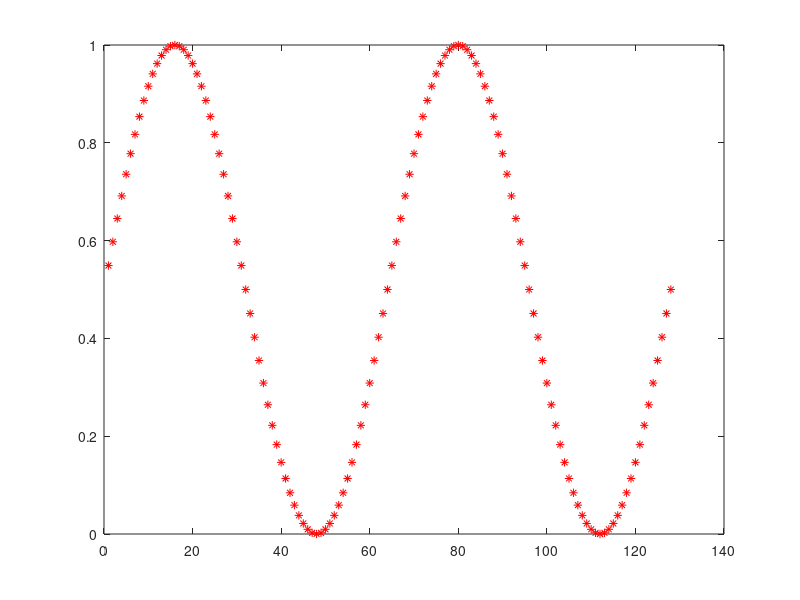

Write MATLAB code to recreate this figure. (Note: this script raises an error after producing the figure.)
clear all;
N=128;
D=1;
m=2;
dt=0.01;
dx=1;
alpha=D*dt/(dx*dx);

%Declararions
conc=zeros(N,1);

%Initial Profile
for i=1:N
    %conc(i)=sin(2*pi*m*i/N);
    conc(i)=0.5*(1+sin(2*pi*m*i/N));
end

%Plot initial profile
plot(conc, 'r*');
hold on

%Periodic Boundary Definitions
halfN=N/2;
delk=2*pi/N;

%Evolution
for m=1:8 %Loop for time steps
   
    
    for n=1:1500 %Loop for calculation
        
        
        
        for i=1:N-1
            
            conc_hat=fft(conc);
            
            w=i-1;
            e=i+1;
            
            % i-1 so as to include the k=0 point
            if (w<1)
                w=i+N;
            end
            
            if (e>N)
                e=i-N;
            end
            
            %Implict condition
            conc_hat(i,1)=conc_hat(i,1) + alpha*(conc_hat(w,1)...
                - 2*conc_hat(i,1) + conc_hat(e,1)); 
            
            conc=real(ifft(conc_hat));
        end
    end
    
    
    plot(conc);
end
